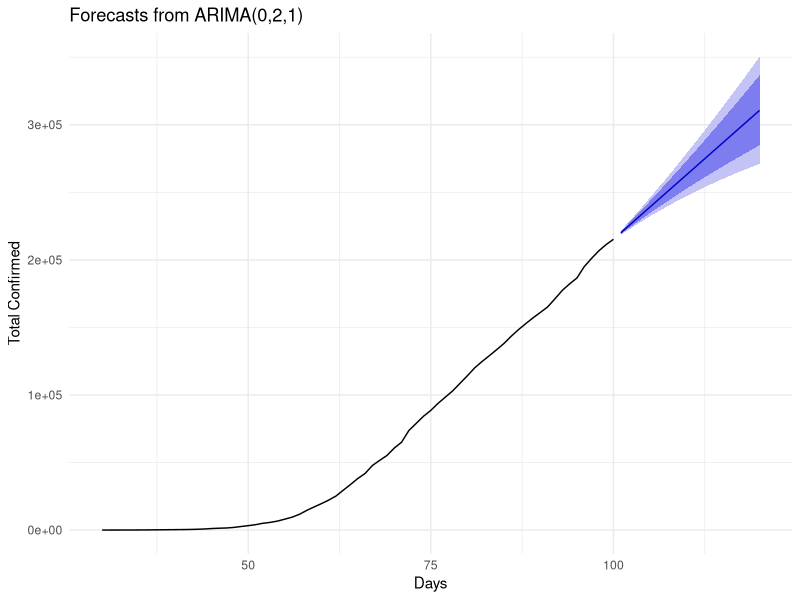
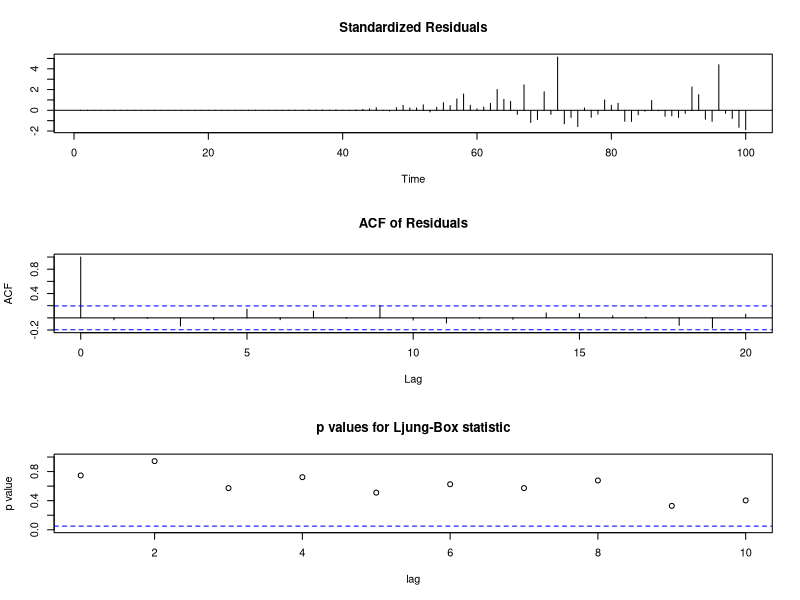
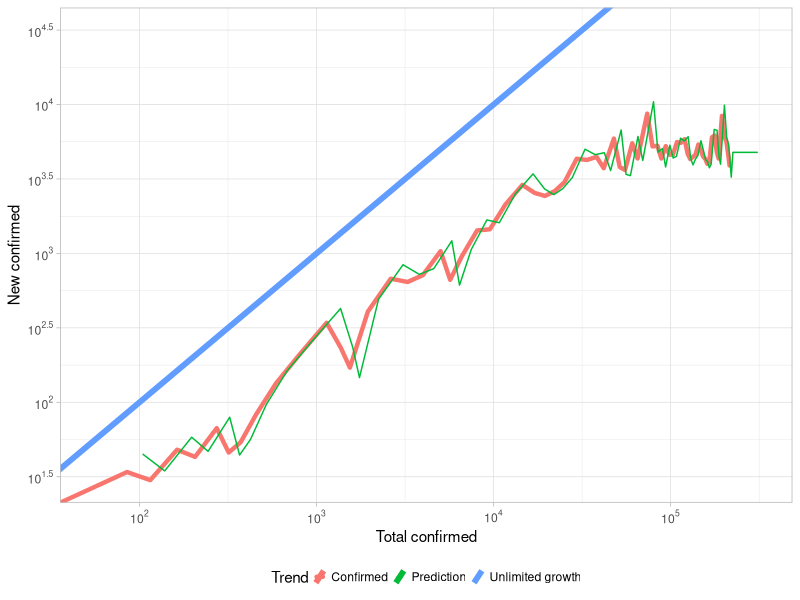
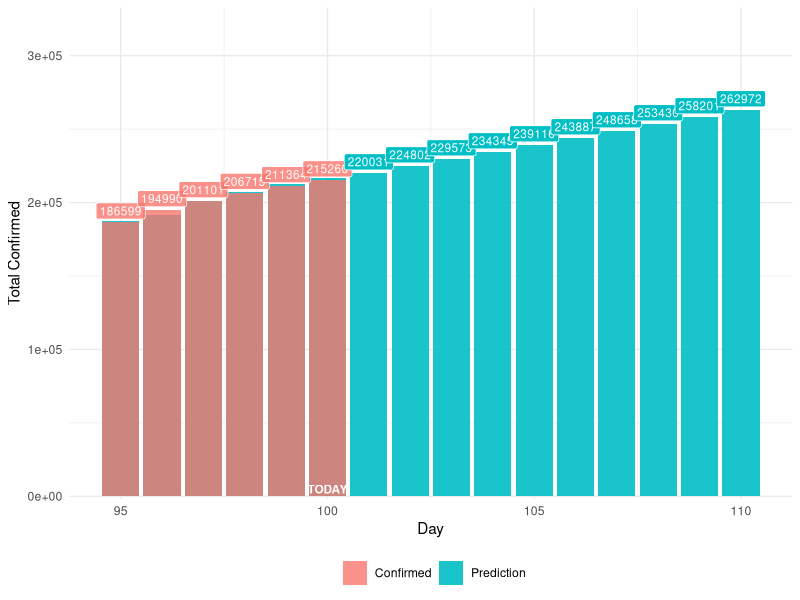
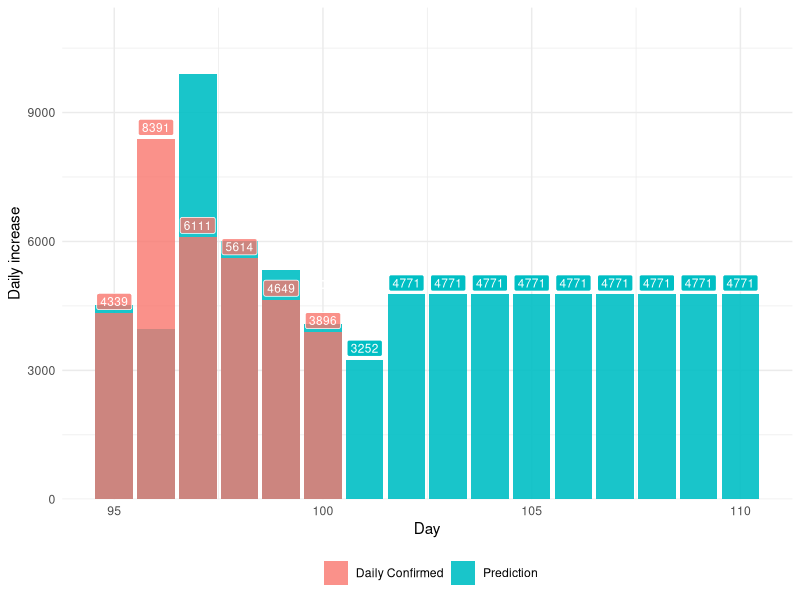
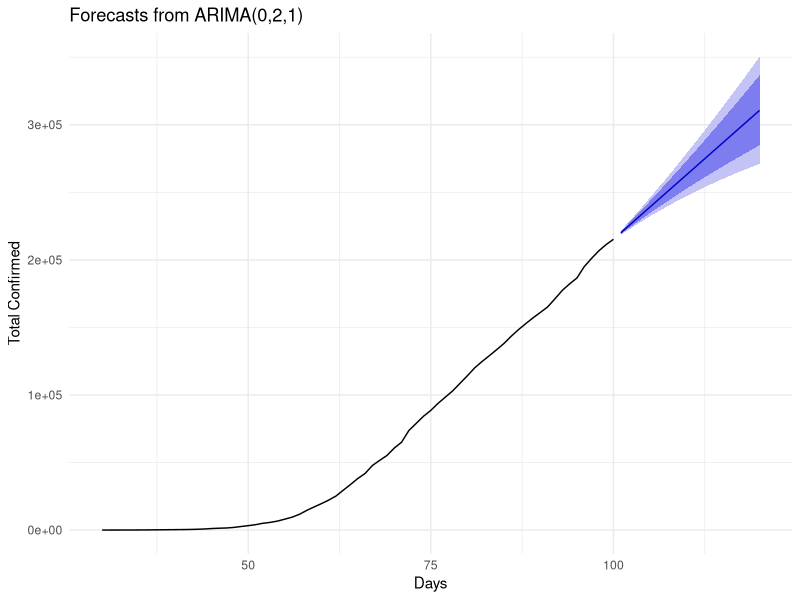
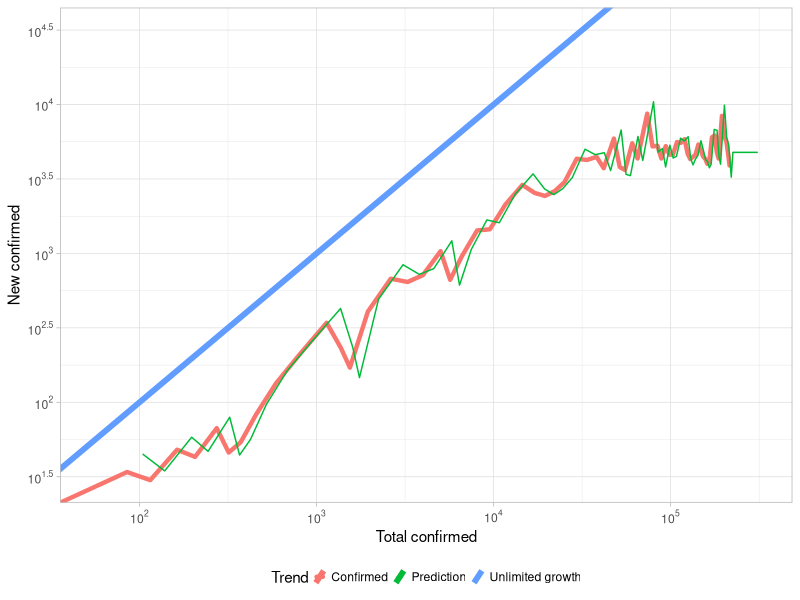
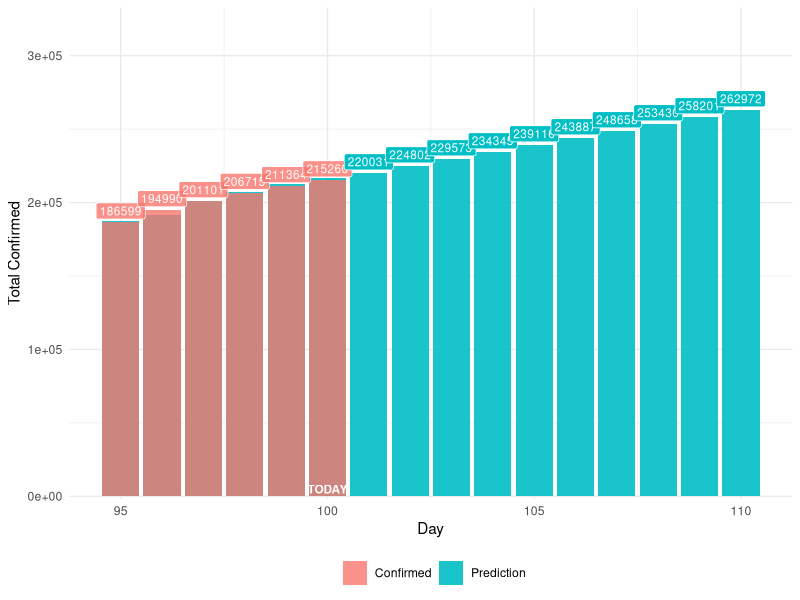

Generate these figures, in order, with R: (Note: this script raises an error after producing the figures.)
library(tseries)
library(dplyr)
library(ggplot2)
library(scales)
library(reshape2)
library(data.table)
library(ggpubr)
library(forecast)


# Compare last 7 days
dfUK = read.csv("data/UK_data.csv", header = T)
dfUK = dfUK[c(1:nrow(dfUK)), c(1,3,4,15,16)]
days = nrow(dfUK)



UK.autoARIMA = auto.arima(dfUK$confirmed, 
                          max.p = 21, max.q = 21, start.q = 1, max.d = 4, max.order = 42, 
                          seasonal = F,stepwise = F, 
                          #parallel = T, num.cores = 8, 
                          approximation = T,trace = T)
UK.autoARIMA

plotT1 = ggplot2::autoplot(forecast(UK.autoARIMA,20))+
  xlab("Days")+
  ylab("Total Confirmed")+
  theme_minimal()+
  scale_x_continuous(limits = c(30,NA))+
  theme(legend.position="bottom")
plotT1
ggsave("prediction/ARIMAtotal.png", scale = 2.5, width = 8, height = 4, units = "cm", dpi = "retina")


tsdiag(UK.autoARIMA)
tmp = forecast(UK.autoARIMA,20)
pred = c(tmp[["fitted"]],tmp[["mean"]])
pred = as.data.frame(pred)
pred$UK = c(forecast(UK.autoARIMA,20)[["x"]],rep(NA,20))

colnames(pred) = c("Prediction","Confirmed")
pred$newConfirmedPred = 0
pred$newConfirmed = 0
for (item in 2:nrow(pred)) {
  pred$newConfirmedPred[item] = pred$Prediction[item] - pred$Prediction[item-1]
  pred$newConfirmed[item] = pred$Confirmed[item] - pred$Confirmed[item-1]
}
pred$day  =rownames(pred)

#subData = dfUK[c((nrow(dfUK)-75):nrow(dfUK))-15,]


# Plot total prediction

# plotT1 = ggplot(data = subData, aes(x = as.integer(id), y = pred, color = "Predict"))+
#   geom_line(linetype = "dashed")+
#   geom_line(aes(x = as.integer(id), y = confirmed, color = "Real"),size = 2, lineend = "round")+
#   xlab("Days")+
#   labs(color = "")+
#   ylab("Total Confirmed")+
#   annotate("text", label = "p, d, q, ML (Grid BEST)", x = 60, y = 210000, size = 3, hjust = 0, colour = "black", family = "mono", show.legend = FALSE)+
#   #annotate("text", label = toString(bestGrid), x = 60, y = 200000, size = 3, hjust = 0, colour = "black", family = "mono", show.legend = FALSE)+
#   theme_minimal()+
#   scale_y_continuous(labels=function(x) format(x, big.mark = ",", scientific = FALSE))+
#   theme(legend.key.size =  unit(2, "mm"),
#         legend.position="bottom")
# plotT1
#ggsave("prediction/ARIMAtotal.png", scale = 2.5, width = 8, height = 4, units = "cm", dpi = "retina")


# Plot Log trend

ggplot(data = pred, aes(x = Confirmed, y = newConfirmed)) +
  geom_line(size = 1.5, lineend = "round",aes(color = "Confirmed"))+
  geom_line(data = pred, aes(x = pred$Prediction, y = pred$newConfirmedPred, color = "Prediction"))+
  geom_abline(aes(slope = 1, intercept = 0,  color = "Unlimited growth"), show.legend = T, size = 2)+
  xlab("Total confirmed")+
  labs(color = "Trend")+
  ylab("New confirmed")+
  theme_light()+
  theme(legend.key.size =  unit(2, "mm"),
        legend.position="bottom")+
  scale_x_log10(limits = c(55,316123), breaks = trans_breaks("log10", function(x) 10^x), labels = trans_format("log10", math_format(10^.x)))+
  # scale_x_continuous(trans='log10',breaks = trans_breaks("log10", function(x) 10^x), labels = trans_format("log10", math_format(10^.x))) +
  scale_y_log10(limits = c(30,31612),breaks = trans_breaks("log10", function(x) 10^x), labels = trans_format("log10", math_format(10^.x)))

ggsave("prediction/UKlogTrend.png", scale = 2.5, width = 9, height = 5, units = "cm", dpi = "retina")


# Compare prediction

pred.Recent =  pred[c((days-5):(days+10)),]
pred.Recent$day = as.integer(pred.Recent$day)
pred.Recent$Prediction = as.integer(pred.Recent$Prediction)
pred.Recent$newConfirmedPred = as.integer(pred.Recent$newConfirmedPred)
plotC1 = ggplot(data = pred.Recent, aes(x = day, y = Confirmed))+
  geom_col(size = 0,aes(x=day, y= Prediction, fill = "Prediction"),alpha = 0.9)+
  geom_col(size = 0,aes(fill = "Confirmed"), alpha = 0.8)+
  geom_label(aes(label = Confirmed, fill = "Confirmed"),vjust = -0.2, colour = "white", show.legend = FALSE,size = 3, alpha = 0.8)+
  geom_label(aes(label = c(rep(NA,6),pred.Recent$Prediction[7:16]),x=pred.Recent$day, y=pred.Recent$Prediction,fill = "Prediction"),vjust = -0.2, colour = "white", show.legend = FALSE,size = 3)+
  annotate("text", label = "TODAY", x = days, y = 5000, size = 3, colour = "white",fontface = "bold", show.legend = FALSE)+
  xlab("Day")+
  ylab("Total Confirmed")+
  theme_minimal()+
  labs(fill = "",color = "")+
  theme(legend.position="bottom")+
  scale_y_continuous(limits = c(0,max(pred$Prediction, na.rm = T)+20000), expand = c(0, 2000))
plotC1
ggsave("prediction/Bar.png", scale = 2.5, width = 10, height = 4, units = "cm", dpi = "retina")

plotC2 = ggplot(data = pred.Recent, aes(x = day, y = newConfirmed))+
  geom_col(size = 0,aes(x=day, y= newConfirmedPred, fill = "Prediction"),alpha = 0.9)+
  geom_col(size = 0,aes(fill = "Daily Confirmed"), alpha = 0.8)+
  geom_label(aes(label = newConfirmed, fill = "Daily Confirmed"),vjust = -0.2, colour = "white", show.legend = FALSE,size = 3, alpha = 0.8)+
  geom_label(aes(label = c(rep(NA,6),pred.Recent$newConfirmedPred[7:16]),x=pred.Recent$day, y=pred.Recent$newConfirmedPred,fill = "Prediction"),vjust = -0.2, colour = "white", show.legend = FALSE,size = 3)+
  annotate("text", label = "TODAY", x = days, y = 5000, size = 3, colour = "white",fontface = "bold", show.legend = FALSE)+
  xlab("Day")+
  ylab("Daily increase")+
  theme_minimal()+
  theme(legend.position="bottom")+
  labs(fill = "",color = "")+
  scale_y_continuous(limits = c(0,max(pred$newConfirmedPred, na.rm = T)+1000), expand = c(0, 0))
plotC2
ggsave("prediction/DailyBar.png", scale = 2.5, width = 10, height = 4, units = "cm", dpi = "retina")



# Compare last days

dfUK = read.csv("data/UK_data.csv", header = T)
dfUK = dfUK[c(1:nrow(dfUK)), c(1,3,4,15,16)]
arima.order = c(bestGrid$i, bestGrid$j, bestGrid$k)
UK.arima.recent = arima(dfUK$confirmed[1:(nrow(dfUK)-7)], order = arima.order)
pred.recent<-predict(UK.arima.recent, n.ahead=7)
pred.recent = as.data.frame(pred.recent)

dfRecent = as.data.frame( dfUK$confirmed[(nrow(dfUK)-6):nrow(dfUK)])
dfRecent$Prediction = pred.recent$pred
colnames(dfRecent) = c("Real","Prediction")
dfRecent$id = dfUK$id[(nrow(dfUK)-6):nrow(dfUK)]
dfRecent$Error = abs(dfRecent$Real-dfRecent$Prediction)/(dfRecent$Real)
sum(dfRecent$Error)

plotE1 = ggplot(data = pred[c((days-7):days),], aes(x = as.integer(pred$day[(days-7):days]), y =  tmp[["model"]][["residuals"]][(days-7):days]))+
  geom_col()+
  geom_label(aes(label = as.integer(tmp[["model"]][["residuals"]][(days-7):days])), fontface = "bold", show.legend = FALSE, size = 3)+
  xlab("Days")+
  ylab("Residual in past 7 days")+
  theme_minimal()+
  ylim(-1000,1000)
plotE1
ggsave("prediction/Error.png", scale = 3, width = 5, height = 5, units = "cm", dpi = "retina")


ggarrange(plotT1,plotE1, widths = c(0.8,0.4))

ggsave("prediction/Compare.png", scale = 2.5, width = 10, height = 4, units = "cm", dpi = "retina")
